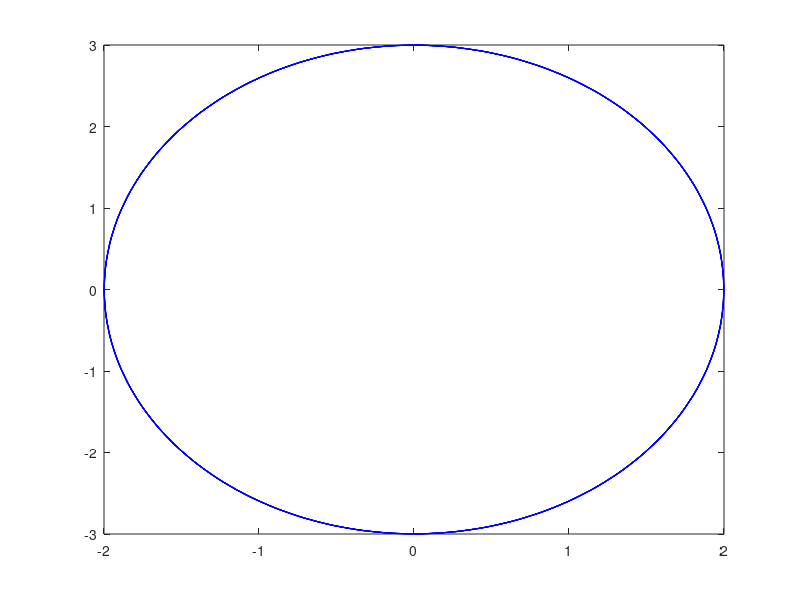

This figure's MATLAB source: (Note: this script raises an error after producing the figure.)
d = 0.0:0.01:4;
Xn = 0.6;
for i=1:1
    Xn = (Xn.*d.*(1-Xn));
end
scatter(d,Xn,15,'filled')
hold on
for i=1:500
    Xn = (Xn.*d.*(1-Xn));
    scatter(d,Xn,5,'filled')
end
hold off
%% 
for d =0:0.1:4
    Xn = 1:1000;
    Xn(1) = 0.1;
    hold on
    for i=2:1000
        Xn(i) = (Xn(i-1)*d*(1-Xn(i-1)));
    end
    scatter(1:1000,Xn,4,'filled')
end
hold off
%% 
% построение эволюты параболы
clear
% исходная кривая
t=-25:.1:25;
p=-5;
X=2*cos(t);
Y=3*sin(t); %X.^2./(2*p);
Yi=interp1(Y,1:length(Y));
Xi=interp1(X,1:length(X));
plot ( Xi, Yi, '-b');
hold on
n=length(Xi); %

Xs=diff(Xi)./2+Xi(1:n-1); % координаты центров между отрезками
Ys=diff(Yi)./2+Yi(1:n-1);


% уравнение нормали к точке кривой Xs Ys Yn=An*Xn+Bn
An=(Xi(1:end-1)-Xs)./(Yi(1:end-1)-Ys);
Bn=(Xs.*(Xi(1:end-1)-Xs)+Ys.*(Yi(1:end-1)-Ys))./(Yi(1:end-1)-Ys);

%вычисление центров кривизны
X0=diff(Bn)./diff(An);
Y0=-An(1:end-1).*X0+Bn(1:end-1);
h = animatedline('Color','r');
O = viscircles([X0(1) Y0(1)],sqrt((X0(1)-Xi(1))^2+(Y0(1)-Yi(1))^2));
axis ([-5 5 -5 5])
for i=1:length(X0)
    delete(O)
    O = viscircles([X0(i) Y0(i)],sqrt((X0(i)-Xi(i))^2+(Y0(i)-Yi(i))^2));
    addpoints(h,X0(i),Y0(i));
    pause(0.100);
    drawnow;
end
%plot (X0, Y0, 'r')



% проверка решения: эволюта параболы
% X01=-(Xi.^3)./(p.^2);
% Y01=3./2.*Xi.^2./p+p;
% 
% plot (X01, Y01, 'b')
